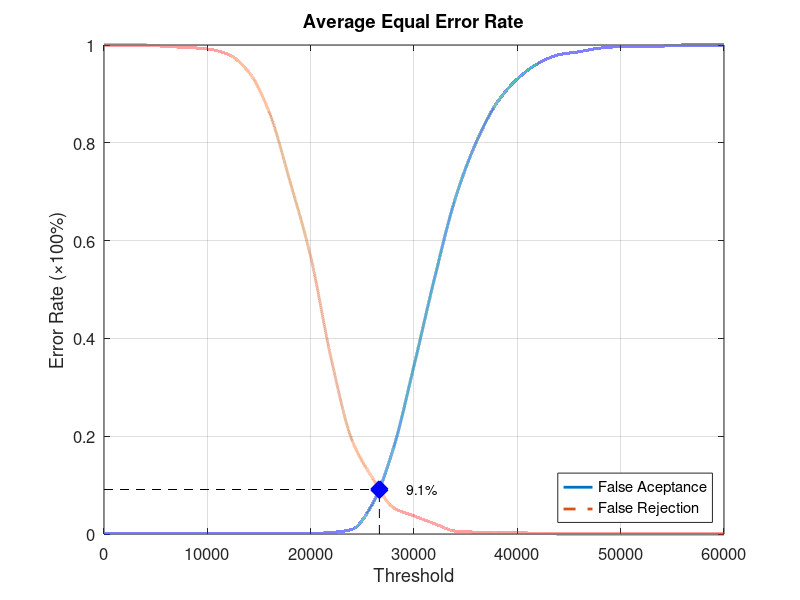
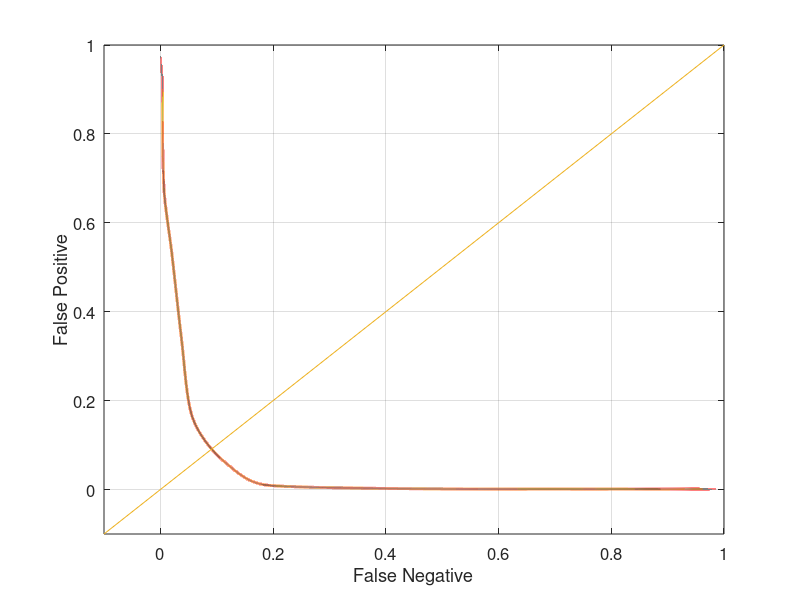

Recreate these plots in MATLAB, in order.
function yEER = Database1Average
close all;
clear;
clc;
x = 0:2000:60000;
xq = 0:0.5:60000;

y0 = [0 0.00105263 0.00105263 0.00105263 0.00105263 0.00105263 0.00105263 0.00105263 0.00105263 0.00105263 0.00105263 0.0031579 0.00947368 0.0621053 0.174737 0.344211 0.524211 0.686316 0.8 0.881053 0.930526 0.962105 0.98 0.986316 0.993684 0.996842 0.997895 0.997895 1 1 1];
yy0 = interp1(x, y0, xq, 'pchip');
y1 = [1 1 1 0.997 0.995 0.992 0.981 0.945 0.862 0.721 0.567 0.357 0.192 0.114 0.054 0.037 0.021 0.006 0.004 0.004 0.003 0.001 0 0 0 0 0 0 0 0 0];
yy1 = interp1(x, y1, xq, 'pchip');

% Calculating EER: 
y2 = abs(y0 - y1);
find(y2 == min(y2))
yy2 = abs(yy0 - yy1);
xEER = find(yy2 == min(yy2));
xEERIndex = xq(xEER) % X-axis EER
yEER = yy0(xEER) % Y-axis EER

main = figure
plot(xq, yy0,'-','LineWidth', 2);	hold on
plot(xq, yy1,'--','LineWidth', 2);	hold on
plot([xEERIndex xEERIndex], [0 yEER], 'k--');	hold on
plot([0 xEERIndex], [yEER yEER], 'k--');	hold on
plot(xEERIndex, yEER, 'bx', 'LineWidth', 10);	hold on
text(xEERIndex + 10 * xEERIndex / 100, yEER, [num2str(round((10000 * yEER)) / 100) '%'])
legend('False Aceptance', 'False Rejection', 'Location', 'SouthEast')
xlabel('Threshold')
ylabel('Error Rate (\times100%)')
title('Average Equal Error Rate')
set(gca, 'FontSize', 12)
axis([0 60000 0 1])
grid on

print(main, 'Database1AverageMain', '-dpng');
FNRxFPR = figure('Color', [1 1 1]);
plot(yy1, yy0, '-', yy1, yy0, 'LineWidth', 2);
hold on
y = -0.1:0.1:1
plot(y, y); 
set(gca, 'FontSize', 12)
xlabel('False Negative')
ylabel('False Positive')
axis([-0.1 1 -0.1 1])
set(gca, 'FontSize', 12)
grid on

print(FNRxFPR, 'Database1AverageFNRxFPR','-dpng');
end
